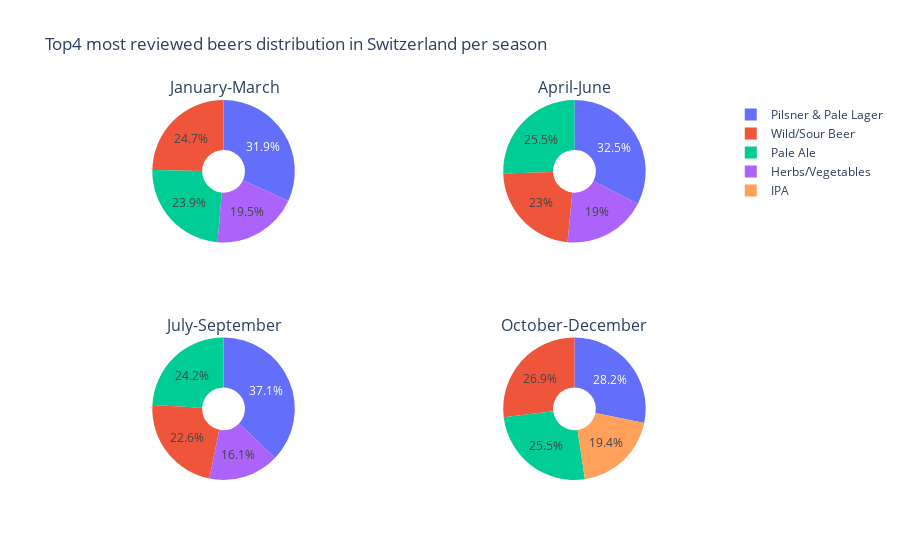

Write notebook code for a chart like this one.
### Code cell
#Pie chart plot showing the distribution of the top 4 most reviewed beer styles in a country per trimester

def trimester_country_piechart(names):
        fig = make_subplots(rows=2, cols=2, subplot_titles= ['January-March', 'April-June', 'July-September', 'October-December'],
                             specs=[[{'type': 'domain'}, {'type': 'domain'}], [{'type': 'domain'}, {'type': 'domain'}]])

        T1_pie = px.pie(T1_reviews.T, values= names, names=T1_reviews.T.index.values, hole=0.3)
        fig.add_trace(T1_pie['data'][0], 1, 1)

        # Add pie chart for winter_reviews
        T2_pie = px.pie(T2_reviews.T, values= names, names=T2_reviews.T.index.values, hole=0.3)
        fig.add_trace(T2_pie['data'][0], 1, 2)

        # Add pie chart for summer_reviews
        T3_pie = px.pie(T3_reviews.T, values= names, names=T3_reviews.T.index.values, hole=0.3)
        fig.add_trace(T3_pie['data'][0], 2, 1)

        T4_pie = px.pie(T4_reviews.T, values= names, names=T4_reviews.T.index.values, hole=0.3)
        fig.add_trace(T4_pie['data'][0], 2, 2)

        # Update layout if needed
        fig.update_layout(
                title_text= f"Top4 most reviewed beers distribution in {names} per season")
        
        #Add annotations in the center of the donut pies.
        fig.update_traces(textposition = 'inside')
        return fig

#We show one example among the country filtered list. For the whole interactive plot go and visit the website
trimester_country_piechart('Switzerland').show()

### Figure 1 — Plotly figure (JSON) as saved in the notebook; plotly's stock layout.template omitted (floating-point values rounded to 4 significant figures)
{"data": [{"domain": {"x": [0, 0.45], "y": [0.625, 1]}, "hole": 0.3, "hovertemplate": "label=%{label}<br>Switzerland=%{value}<extra></extra>", "labels": ["Ale", "Amber Ale", "Bock", "Brown/Dark Ale", "Cocktails", "Dark Lager", "Herbs/Vegetables", "Hybrid Beer", "IPA", "Pale Ale", "Pilsner & Pale Lager", "Porter", "Stout", "Strong Ale", "Strong Brown/Dark Ale", "Strong Pale Ale", "Wheat Beer", "Wild/Sour Beer"], "legendgroup": "", "name": "", "showlegend": true, "textposition": "inside", "type": "pie", "values": [null, null, null, null, null, null, 729, null, null, 895, 1192, null, null, null, null, null, null, 926]}, {"domain": {"x": [0.55, 1], "y": [0.625, 1]}, "hole": 0.3, "hovertemplate": "label=%{label}<br>Switzerland=%{value}<extra></extra>", "labels": ["Ale", "Amber Ale", "Bock", "Cocktails", "Dark Lager", "Herbs/Vegetables", "Hybrid Beer", "IPA", "Pale Ale", "Pilsner & Pale Lager", "Porter", "Stout", "Strong Ale", "Strong Pale Ale", "Wheat Beer", "Wild/Sour Beer"], "legendgroup": "", "name": "", "showlegend": true, "textposition": "inside", "type": "pie", "values": [null, null, null, null, null, 829, null, null, 1110, 1416, null, null, null, null, null, 1000]}, {"domain": {"x": [0, 0.45], "y": [0, 0.375]}, "hole": 0.3, "hovertemplate": "label=%{label}<br>Switzerland=%{value}<extra></extra>", "labels": ["Ale", "Amber Ale", "Bock", "Brown/Dark Ale", "Cocktails", "Dark Lager", "Herbs/Vegetables", "Hybrid Beer", "IPA", "Pale Ale", "Pilsner & Pale Lager", "Porter", "Stout", "Strong Ale", "Strong Pale Ale", "Wheat Beer", "Wild/Sour Beer"], "legendgroup": "", "name": "", "showlegend": true, "textposition": "inside", "type": "pie", "values": [null, null, null, null, null, null, 693, null, null, 1043, 1603, null, null, null, null, null, 977]}, {"domain": {"x": [0.55, 1], "y": [0, 0.375]}, "hole": 0.3, "hovertemplate": "label=%{label}<br>Switzerland=%{value}<extra></extra>", "labels": ["Ale", "Amber Ale", "Bock", "Brown/Dark Ale", "Cocktails", "Dark Lager", "Herbs/Vegetables", "Hybrid Beer", "IPA", "Pale Ale", "Pilsner & Pale Lager", "Porter", "Stout", "Strong Ale", "Strong Brown/Dark Ale", "Strong Pale Ale", "Wheat Beer", "Wild/Sour Beer"], "legendgroup": "", "name": "", "showlegend": true, "textposition": "inside", "type": "pie", "values": [null, null, null, null, null, null, null, null, 742, 971, 1076, null, null, null, null, null, null, 1026]}], "layout": {"annotations": [{"font": {"size": 16}, "showarrow": false, "text": "January-March", "x": 0.225, "xanchor": "center", "xref": "paper", "y": 1, "yanchor": "bottom", "yref": "paper"}, {"font": {"size": 16}, "showarrow": false, "text": "April-June", "x": 0.775, "xanchor": "center", "xref": "paper", "y": 1, "yanchor": "bottom", "yref": "paper"}, {"font": {"size": 16}, "showarrow": false, "text": "July-September", "x": 0.225, "xanchor": "center", "xref": "paper", "y": 0.375, "yanchor": "bottom", "yref": "paper"}, {"font": {"size": 16}, "showarrow": false, "text": "October-December", "x": 0.775, "xanchor": "center", "xref": "paper", "y": 0.375, "yanchor": "bottom", "yref": "paper"}], "title": {"text": "Top4 most reviewed beers distribution in Switzerland per season"}}}
